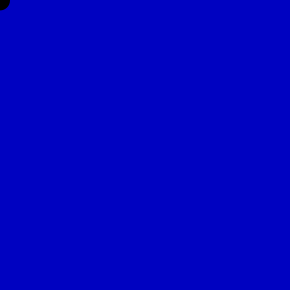
Frame 1 (no input)
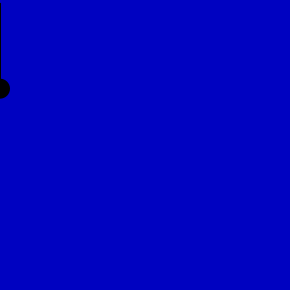
Frame 60 (the mouse pressed at the canvas centre just before this capture)
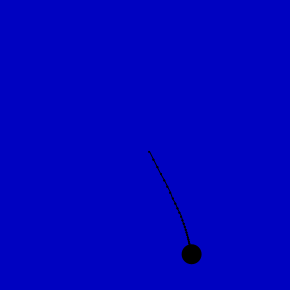
Frame 120 (the mouse held since frame 60 and released just before this capture)

The Processing sketch that drew these frames (run headless with seeded random() and noise(); from frame 60 on, the mouse is pressed at the canvas centre):

// Processing sketch: processing_101275
// ── processing_101275.pde

Point[] p = new Point[30];
Link link;

void setup() {
  size(290, 290);
  stroke(255, 160);

  for (int i = 0; i < p.length; i++) {
    p[i] = new Point();
  }
  link = new Link(p);
}

void draw() {
  background(705);

  link.display();
}

class Point {
  float x;
  float y;
  float lastX;
  float lastY;
  float nextX;
  float nextY;
  float velX;
  float velY;

  Point() {
  }
  
  void move(boolean pinToMouse) {
    if (pinToMouse == false) {
      velX = x - lastX;
      velY = y - lastY;

      velX *= .97;
      velY *= .97;

      nextX = x + velX;
      nextY = y + velY + .1;

      lastX = x;
      lastY = y;

      x = nextX;
      y = nextY;
    }  
    else {
      x = mouseX;
      y = mouseY;
    }
  }
}

class Link {
  float restingDistance = 1;
  float[] diffX;
  float[] diffY;
  float[] distance;
  float[] difference;
  float[] translateX;
  float[] translateY;
  Point[] p;

  Link(Point[] point) {
    p = point;
    diffX = new float[p.length];
    diffY = new float[p.length];
    distance = new float[p.length];
    difference = new float[p.length];
    translateX = new float[p.length];
    translateY = new float[p.length];
  }
  void solve() {
    for (int i = 0; i < p.length-1; i++) {
      // calculate the distance
      diffX[i] = p[i].x - p[i+1].x;
      diffY[i] = p[i].y - p[i+1].y;
      distance[i] = sqrt(diffX[i] * diffX[i] + diffY[i] * diffY[i]) ;

      // difference scalar
      difference[i] = (restingDistance - distance[i]) / distance[i];
      
      // translation for each Point. They'll be pushed 1/2 the required distance to match their resting distances.
      translateX[i] = diffX[i] * 0.5 * difference[i];
      translateY[i] = diffY[i] * 0.5 * difference[i];

      p[i].x += translateX[i];
      p[i].y += translateY[i];

      p[i+1].x -= translateX[i];
      p[i+1].y -= translateY[i];
    }
  }

  void display() {
    p[0].move(true);  //  pinToMouse = true for the first point
    for (int i = 1; i < p.length; i++) {
        p[i].move(false);
    }
    solve();
    for (int i = 0; i < p.length-1; i++) {
      stroke(0);
      line(p[i].x, p[i].y, p[i+1].x, p[i+1].y);
      noStroke();
      fill(0);
      ellipse(p[i].x, p[i].y, 2, 2);
      ellipse(p[i+1].x, p[i+1].y, 2, 2);
    }
    ellipse(p[p.length-1].x, p[p.length-1].y, 20, 20);
  }
}
